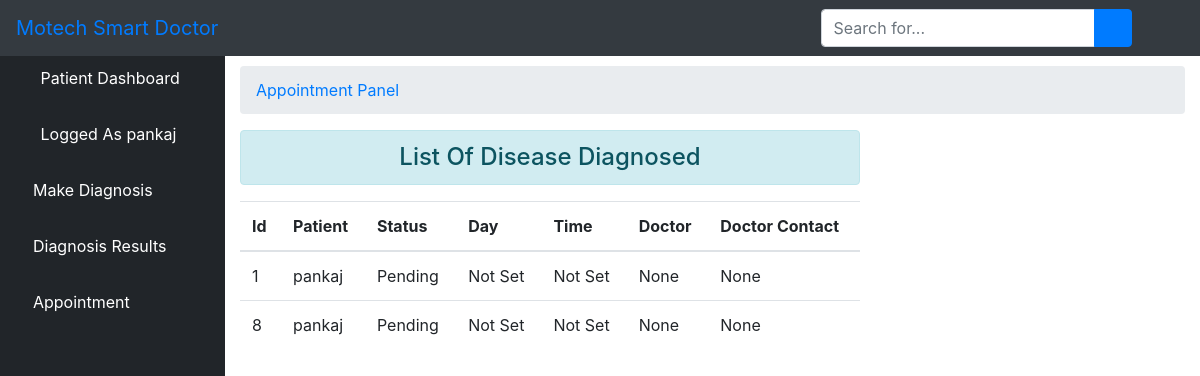
Page /ment/ (signed in) on the committed database.
### core/models.py (models this page shows, shortened)
class User(AbstractUser):
    is_patient = models.BooleanField(default=False)
    is_doctor = models.BooleanField(default=False)
    phonenumber = models.CharField(max_length=200,null=True)

class Ment(models.Model):
    approved = models.BooleanField(default=False)
    time = models.CharField(max_length=200, null=True)
    patient = models.ForeignKey(User, related_name="pat", on_delete= models.CASCADE)
    doctor = models.ForeignKey(User, related_name="dor", on_delete= models.CASCADE, null=True)
    ment_day = models.DateTimeField(null=True)
    medical = models.ForeignKey(Medical, related_name="medical", on_delete= models.CASCADE, null=True)
    created_on = models.DateTimeField(auto_now_add=True)

### core/views.py (the view)
# urls.py: path('ment/', views.patient_ment, name='ment_list'),
def patient_ment(request):
	user_id = request.user.id
	appointment = Ment.objects.all().filter(patient_id=user_id)
	context = {'ment':appointment, 'status':'1'}
	return render(request, 'patient/ment.html', context)

### core/templates/patient/ment.html (shortened to what this page needs)
{% extends 'patient/base.html' %}
{% block body %}
 <div id="content-wrapper">
        <div class="container-fluid">
            <ol class="breadcrumb">
                <li class="breadcrumb-item">
                    <a href="">Appointment Panel</a>
                </li>
            </ol>
            <div class="row">
            <div class="col-sm-8">
                <h4 class="text-center alert alert-info">List Of Disease Diagnosed</h4>
                <table class="table table-hover">
                    <thead>
                        <tr>
                            <th scope="col">Id</th>
                            <th scope="col">Patient</th>
                            <th scope="col">Status</th>
                            <th scope="col">Day</th>
                            <th scope="col">Time</th>
                            <th scope="col">Doctor</th>
                            <th scope="col">Doctor Contact</th>
                        </tr>
                    </thead>
                    <tbody>
                        {% for d in ment %}
                        <tr>
                            <td>{{ d.id }}</td>
                            <td>{{ d.patient.username }}</td>
                            {% if d.approved == False %}
                            <td>Pending</td>
                            {% else %}
                            <td>{{ d.medicine }}</td>
                            {% endif %}
                            {% if d.ment_day == None %}
                            <td>Not Set</td>
                            {% else %}
                            <td>{{ d.ment_day|date:"M d, Y" }}</td>
                            {% endif %}
                            {% if d.time == None %}
                            <td>Not Set</td>
                            {% else %}
                            <td>{{ d.time }}</td>
                            {% endif %}
                            {% if d.doctor.username == Null %}
                            <td>None</td>
                            {% else %}
                            <td>{{ d.doctor.username }}</td>
                            {% endif %}
                            {% if d.doctor.phonenumber == Null %}
                            <td>None</td>
                            {% else %}
                            <td>{{ d.doctor.phonenumber }}</td>
                            {% endif %}
                        </tr>
                        {% endfor %}
                    </tbody>
                </table>
            </div>
            </div>
        </div>
        </div>
{% endblock %}

### core/templates/patient/base.html (shortened to what this page needs)
{% load static %}
<!DOCTYPE html>
<html>
<head>
    <link rel="stylesheet" href="{% static 'core/css/bootstrap/four/bootstrap.css' %}">
    <link href="{% static 'core/css/sb-admin.css' %}" rel="stylesheet">
    <link href="{% static 'core/css/fontawesome-free/css/all.min.css' %}" rel="stylesheet" type="text/css">
</head>
<body id="page-top">
<nav class="navbar navbar-expand navbar-dark bg-dark fixed-top">
    <a class="navbar-brand mr-1 text-primary" href="">Motech Smart Doctor</a>
    <button class="btn btn-link btn-sm text-white order-1 order-sm-0" id="sidebarToggle" href="#">
        <i class="fas fa-bars"></i>
    </button>
    <form class="d-none d-md-inline-block form-inline ml-auto mr-0 mr-md-3 my-2 my-md-0">
        <div class="input-group">
            <input type="text" class="form-control" placeholder="Search for..." aria-label="Search" aria-describedby="basic-addon2">
            <div class="input-group-append">
                <button class="btn btn-primary" type="button">
                    <i class="fas fa-search"></i>
                </button>
            </div>
        </div>
    </form>
    <ul class="navbar-nav ml-auto ml-md-0">
        <li class="nav-item dropdown no-arrow">
            <a class="nav-link dropdown-toggle" href="#" id="userDropdown" role="button" data-toggle="dropdown" aria-haspopup="true" aria-expanded="false">
                <i class="fas fa-user-circle fa-fw text-primary"></i>
            </a>
        </li>
    </ul>
</nav>
<div id="wrapper" style="padding-top: 50px">
<ul class="sidebar navbar-nav">
    <li class="nav-item active">
        <a class="nav-link" href="{% url 'patient' %}">
            <i class="fas fa-fw fa-tachometer-alt"></i>
            <span>Patient Dashboard</span>
        </a>
    </li>
    <li class="nav-item active">
        <a class="nav-link" href="">
            <i class="fas fa-user-circle fa-fw text-primary"></i>
            <span>Logged As {{ user.username }}</span>
        </a>
    </li>
    {% if status == '1' %}
     <li class="nav-item">
        <a class="nav-link" href="{% url 'diagnosis' %}">
            <i class="fas fa-microscope text-primary"></i>
            <span style="color: white">Make Diagnosis</span>
        </a>
    </li>
    <li class="nav-item">
        <a class="nav-link" href="{% url 'result' %}">
            <i class="fas fa-pager text-primary"></i>
            <span style="color: white">Diagnosis Results</span>
        </a>
    </li>
    <li class="nav-item">
        <a class="nav-link" href="{% url 'ment_list' %}">
            <i class="fas fa-calendar text-primary"></i>
            <span style="color: white">Appointment</span>
        </a>
    </li>
    {% endif %}
</ul>
    {% block body %}{% endblock %}
</div>

### rows in the picture
User: username "pankaj"
Ment: id "1", patient.username "pankaj", approved "Pending", shows "Not Set", shows "None"
Ment: id "8", patient.username "pankaj", approved "Pending", shows "Not Set", shows "None"
